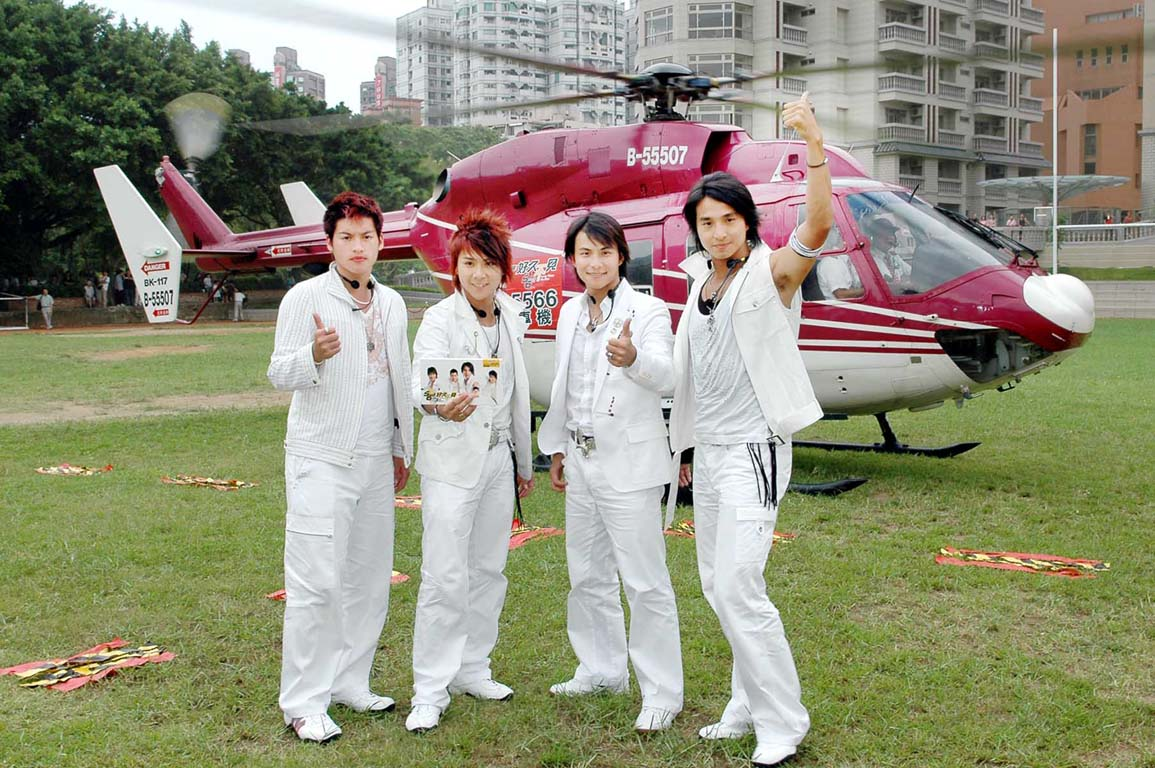
#> input picture Python爬蟲圖像辨識實作班/Day13/5566.jpg, 1155 x 768 px
$ jupyter execute --allow-errors 'OpenCV範例.ipynb'
#> lines starting #> are read from the running program, lines starting #| are printed output that depends on the picture
[cell 1]
#OpenCV範例
import cv2

img=cv2.imread('5566.jpg')
#> img is the input picture: shape (768, 1155, 3); mean B, G, R 122.2, 144.4, 146
gray=cv2.cvtColor(img,cv2.COLOR_BGR2GRAY)
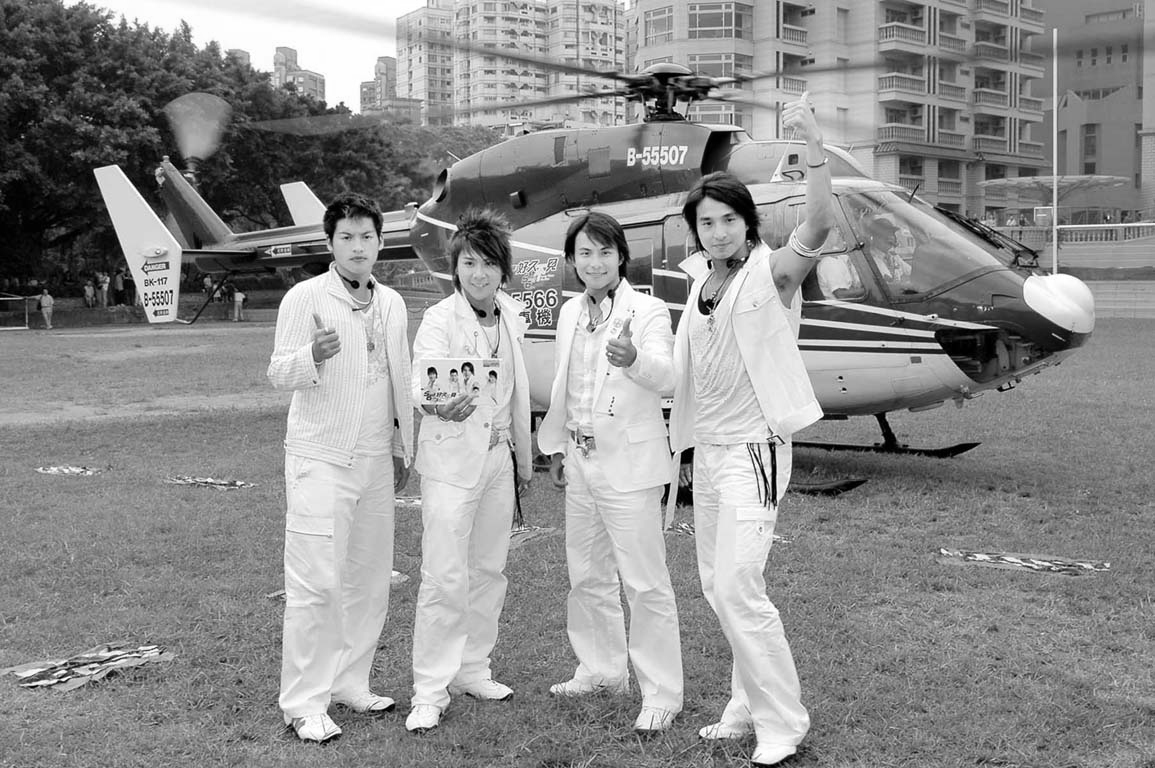
#> gray: shape (768, 1155); min 0, max 255, mean 142.4

faceCascade=cv2.CascadeClassifier('haarcascade_frontalface_default.xml')

#> (the rest of this cell did not finish here and is left out)
